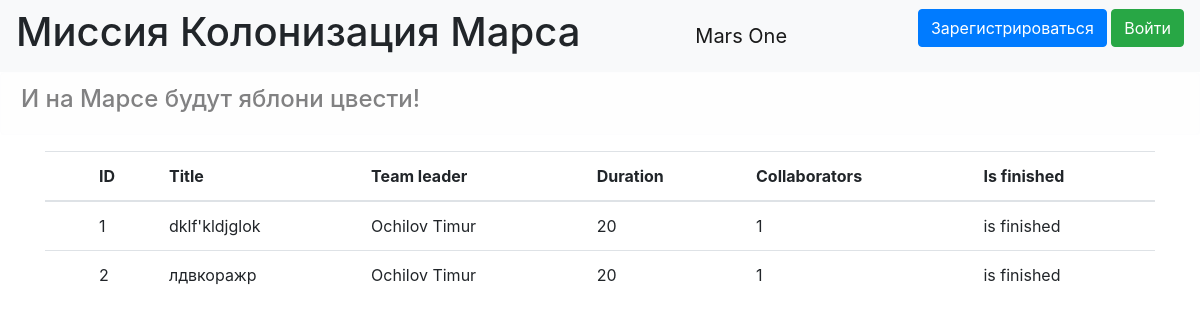
Before: / with the older database file.
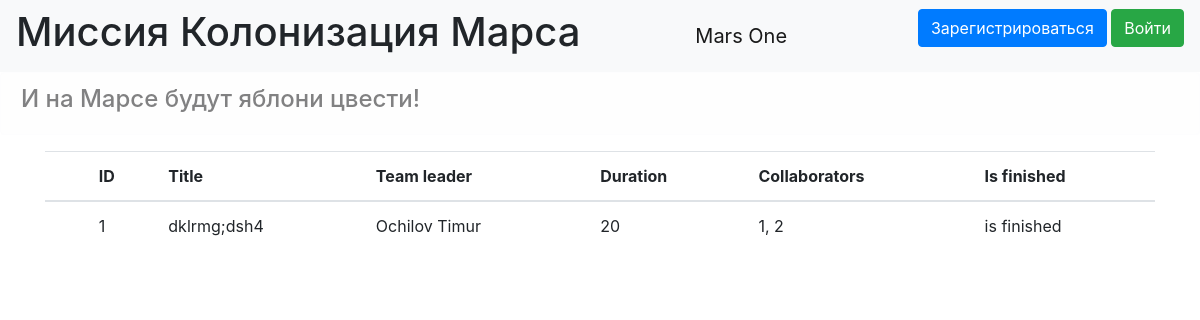
After: the same page with the newer database file.
### data/jobs.py (models this page shows)
class Jobs(SqlAlchemyBase, UserMixin, SerializerMixin):
    __tablename__ = 'jobs'
    id = sqlalchemy.Column(sqlalchemy.Integer, primary_key=True, autoincrement=True)
    job = sqlalchemy.Column(sqlalchemy.String, nullable=True)
    work_size = sqlalchemy.Column(sqlalchemy.Integer, nullable=True, default=0)
    collaborators = sqlalchemy.Column(sqlalchemy.String, nullable=True)
    start_date = sqlalchemy.Column(sqlalchemy.DateTime, default=datetime.datetime.now)
    end_date = sqlalchemy.Column(sqlalchemy.DateTime, default=datetime.datetime.now)
    is_finished = sqlalchemy.Column(sqlalchemy.Boolean, default=False)
    category = sqlalchemy.Column(sqlalchemy.Integer, sqlalchemy.ForeignKey("category.id"))
    team_leader = sqlalchemy.Column(sqlalchemy.Integer, sqlalchemy.ForeignKey("users.id"))
    user = orm.relation('User')
    categories = orm.relation("Category",
                              secondary="association",
                              backref="jobs")
    def __repr__(self):
        return f'<Job> {self.job}'

### data/users.py (models this page shows, shortened)
class User(SqlAlchemyBase, UserMixin, SerializerMixin):
    __tablename__ = 'users'
    id = sqlalchemy.Column(sqlalchemy.Integer,
                           primary_key=True, autoincrement=True)
    surname = sqlalchemy.Column(sqlalchemy.String)
    name = sqlalchemy.Column(sqlalchemy.String)
    age = sqlalchemy.Column(sqlalchemy.Integer)
    position = sqlalchemy.Column(sqlalchemy.String)
    speciality = sqlalchemy.Column(sqlalchemy.String)
    address = sqlalchemy.Column(sqlalchemy.String)
    email = sqlalchemy.Column(sqlalchemy.String, unique=True)
    hashed_password = sqlalchemy.Column(sqlalchemy.String)
    modified_date = sqlalchemy.Column(sqlalchemy.DateTime)

### main.py (the view)
@app.route("/")
def jobess():
    print(2)
    db_sess = db_session.create_session()
    users = db_sess.query(User)
    jobes = db_sess.query(Jobs).all()
    print(jobes)
    print(render_template("index.html", jobes=jobes, users=users, User=User, str=str))
    try:
        return render_template("index.html", jobes=jobes, users=users, User=User, str_id=str(current_user.id))
    except AttributeError:
        return render_template("index.html", jobes=jobes, users=users, User=User, str_id=False)

### data/db_session.py (called while the page is built)
def create_session() -> Session:
    global __factory
    return __factory()

### templates/index.html (shortened to what this page needs)
{% extends "base.html" %}
{% block content %}
<table class="table">
  <thead class="thead-inverse">
    <tr>
      <th></th>
      <th>ID</th>
      <th>Title</th>
      <th>Team leader</th>
      <th>Duration</th>
      <th>Collaborators</th>
      <th>Is finished</th>
    </tr>
  </thead>
  <tbody>
  {% for job in jobes %}
  <tr>
    <td>
        </a></td>
    <td>{{job.id}}</td>
    <td>{{job.job}}</td>
    <td>{{users.filter(User.id == job.team_leader).first().surname}} {{users.filter(User.id ==
      job.team_leader).first().name}}
    </td>
    <td>{{job.work_size}}</td>
    <td>{{job.collaborators}}</td>
    {% if job.is_finished %}
    <td>is
      finished
    </td>
    {% else %}
    <td>is not
      finished</td>
    {% endif %}
  </tr>
  {% endfor %}
  </tbody>
</table>
{% endblock %}

### templates/base.html (shortened to what this page needs)
<!doctype html>
<html lang="en">
<head>
    <link rel="stylesheet"
          href="https://stackpath.bootstrapcdn.com/bootstrap/4.4.1/css/bootstrap.min.css"
>
</head>
<body>
    <header>
        <nav class="navbar navbar-light bg-light">
            <h1>Миссия Колонизация Марса</h1>
            <a class="navbar-brand">Mars One</a>
            {% if current_user.is_authenticated %}
                    <a href="addjob" class="btn btn-secondary">Добавить работу</a>
                    <a class="navbar-brand" href="/logout">{{ current_user.name }}</a>
            {% else %}
                <p>
                    <a class="btn btn-primary" href="/register">Зарегистрироваться</a>
                    <a class="btn btn-success" href="/login">Войти</a>
                </p>
            {% endif %}
        </nav>
    </header>
    <div class="alert alert-light">
        <h4>И на Марсе будут яблони цвести!</h4>
    </div>
    <main role="main" class="container">
        {% block content %}{% endblock %}
    </main>
</body>

Changed rows visible on the page:
removed Jobs: id "2", job "лдвкоражр", filter "Ochilov", team_leader.name "Timur", work_size "20", collaborators "1", is_finished "is finished"
changed Jobs "Ochilov": job "dklf'kldjglok" → "dklrmg;dsh4"; collaborators "1" → "1, 2"
